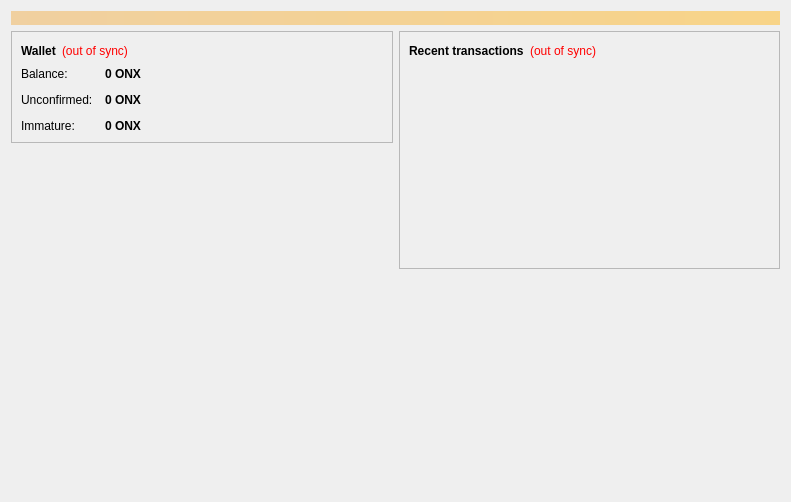
<?xml version="1.0" encoding="UTF-8"?>
<ui version="4.0">
 <class>OverviewPage</class>
 <widget class="QWidget" name="OverviewPage">
  <property name="geometry">
   <rect>
    <x>0</x>
    <y>0</y>
    <width>791</width>
    <height>502</height>
   </rect>
  </property>
  <property name="windowTitle">
   <string>Form</string>
  </property>
  <layout class="QVBoxLayout" name="topLayout">
   <item>
    <widget class="QLabel" name="labelAlerts">
     <property name="visible">
      <bool>false</bool>
     </property>
     <property name="styleSheet">
      <string notr="true">background-color: qlineargradient(x1: 0, y1: 0, x2: 1, y2: 0, stop:0 #F0D0A0, stop:1 #F8D488); color:#000000;</string>
     </property>
     <property name="wordWrap">
      <bool>true</bool>
     </property>
     <property name="margin">
      <number>3</number>
     </property>
    </widget>
   </item>
   <item>
    <layout class="QHBoxLayout" name="horizontalLayout" stretch="1,1">
     <item>
      <layout class="QVBoxLayout" name="verticalLayout_2">
       <item>
        <widget class="QFrame" name="frame">
         <property name="frameShape">
          <enum>QFrame::StyledPanel</enum>
         </property>
         <property name="frameShadow">
          <enum>QFrame::Raised</enum>
         </property>
         <layout class="QVBoxLayout" name="verticalLayout_4">
          <item>
           <layout class="QHBoxLayout" name="horizontalLayout_4">
            <item>
             <widget class="QLabel" name="label_5">
              <property name="font">
               <font>
                <weight>75</weight>
                <bold>true</bold>
               </font>
              </property>
              <property name="text">
               <string>Wallet</string>
              </property>
             </widget>
            </item>
            <item>
             <widget class="QLabel" name="labelWalletStatus">
              <property name="toolTip">
               <string>The displayed information may be out of date. Your wallet automatically synchronizes with the ONIX network after a connection is established, but this process has not completed yet.</string>
              </property>
              <property name="styleSheet">
               <string notr="true">QLabel { color: red; }</string>
              </property>
              <property name="text">
               <string notr="true">(out of sync)</string>
              </property>
              <property name="alignment">
               <set>Qt::AlignLeading|Qt::AlignLeft|Qt::AlignVCenter</set>
              </property>
             </widget>
            </item>
            <item>
             <spacer name="horizontalSpacer_2">
              <property name="orientation">
               <enum>Qt::Horizontal</enum>
              </property>
              <property name="sizeHint" stdset="0">
               <size>
                <width>40</width>
                <height>20</height>
               </size>
              </property>
             </spacer>
            </item>
           </layout>
          </item>
          <item>
           <layout class="QFormLayout" name="formLayout_2">
            <property name="fieldGrowthPolicy">
             <enum>QFormLayout::AllNonFixedFieldsGrow</enum>
            </property>
            <property name="horizontalSpacing">
             <number>12</number>
            </property>
            <property name="verticalSpacing">
             <number>12</number>
            </property>
            <item row="0" column="0">
             <widget class="QLabel" name="label">
              <property name="text">
               <string>Balance:</string>
              </property>
             </widget>
            </item>
            <item row="0" column="1">
             <widget class="QLabel" name="labelBalance">
              <property name="font">
               <font>
                <weight>75</weight>
                <bold>true</bold>
               </font>
              </property>
              <property name="cursor">
               <cursorShape>IBeamCursor</cursorShape>
              </property>
              <property name="toolTip">
               <string>Your current balance</string>
              </property>
              <property name="text">
               <string notr="true">0 ONX</string>
              </property>
              <property name="textInteractionFlags">
               <set>Qt::LinksAccessibleByMouse|Qt::TextSelectableByKeyboard|Qt::TextSelectableByMouse</set>
              </property>
             </widget>
            </item>
            <item row="1" column="0">
             <widget class="QLabel" name="label_3">
              <property name="text">
               <string>Unconfirmed:</string>
              </property>
             </widget>
            </item>
            <item row="1" column="1">
             <widget class="QLabel" name="labelUnconfirmed">
              <property name="font">
               <font>
                <weight>75</weight>
                <bold>true</bold>
               </font>
              </property>
              <property name="cursor">
               <cursorShape>IBeamCursor</cursorShape>
              </property>
              <property name="toolTip">
               <string>Total of transactions that have yet to be confirmed, and do not yet count toward the current balance</string>
              </property>
              <property name="text">
               <string notr="true">0 ONX</string>
              </property>
              <property name="textInteractionFlags">
               <set>Qt::LinksAccessibleByMouse|Qt::TextSelectableByKeyboard|Qt::TextSelectableByMouse</set>
              </property>
             </widget>
            </item>
            <item row="2" column="0">
             <widget class="QLabel" name="labelImmatureText">
              <property name="text">
               <string>Immature:</string>
              </property>
             </widget>
            </item>
            <item row="2" column="1">
             <widget class="QLabel" name="labelImmature">
              <property name="font">
               <font>
                <weight>75</weight>
                <bold>true</bold>
               </font>
              </property>
              <property name="toolTip">
               <string>Mined balance that has not yet matured</string>
              </property>
              <property name="text">
               <string notr="true">0 ONX</string>
              </property>
              <property name="textInteractionFlags">
               <set>Qt::LinksAccessibleByMouse|Qt::TextSelectableByKeyboard|Qt::TextSelectableByMouse</set>
              </property>
             </widget>
            </item>
           </layout>
          </item>
         </layout>
        </widget>
       </item>
       <item>
        <spacer name="verticalSpacer">
         <property name="orientation">
          <enum>Qt::Vertical</enum>
         </property>
         <property name="sizeHint" stdset="0">
          <size>
           <width>20</width>
           <height>40</height>
          </size>
         </property>
        </spacer>
       </item>
       <item>
        <widget class="QLabel" name="label_2">
         <property name="text">
          <string/>
         </property>
         <property name="pixmap">
          <pixmap resource="../onixlogo.qrc">:/4e87f8a607435e1e1bd73083fb258453.png</pixmap>
         </property>
         <property name="alignment">
          <set>Qt::AlignLeading|Qt::AlignLeft|Qt::AlignVCenter</set>
         </property>
         <property name="margin">
          <number>38</number>
         </property>
        </widget>
       </item>
      </layout>
     </item>
     <item>
      <layout class="QVBoxLayout" name="verticalLayout_3">
       <item>
        <widget class="QFrame" name="frame_2">
         <property name="frameShape">
          <enum>QFrame::StyledPanel</enum>
         </property>
         <property name="frameShadow">
          <enum>QFrame::Raised</enum>
         </property>
         <layout class="QVBoxLayout" name="verticalLayout">
          <item>
           <layout class="QHBoxLayout" name="horizontalLayout_2">
            <item>
             <widget class="QLabel" name="label_4">
              <property name="text">
               <string>&lt;b&gt;Recent transactions&lt;/b&gt;</string>
              </property>
             </widget>
            </item>
            <item>
             <widget class="QLabel" name="labelTransactionsStatus">
              <property name="toolTip">
               <string>The displayed information may be out of date. Your wallet automatically synchronizes with the ONIX network after a connection is established, but this process has not completed yet.</string>
              </property>
              <property name="styleSheet">
               <string notr="true">QLabel { color: red; }</string>
              </property>
              <property name="text">
               <string notr="true">(out of sync)</string>
              </property>
              <property name="alignment">
               <set>Qt::AlignRight|Qt::AlignTrailing|Qt::AlignVCenter</set>
              </property>
             </widget>
            </item>
            <item>
             <spacer name="horizontalSpacer">
              <property name="orientation">
               <enum>Qt::Horizontal</enum>
              </property>
              <property name="sizeHint" stdset="0">
               <size>
                <width>40</width>
                <height>20</height>
               </size>
              </property>
             </spacer>
            </item>
           </layout>
          </item>
          <item>
           <widget class="QListView" name="listTransactions">
            <property name="styleSheet">
             <string notr="true">QListView { background: transparent; }</string>
            </property>
            <property name="frameShape">
             <enum>QFrame::NoFrame</enum>
            </property>
            <property name="verticalScrollBarPolicy">
             <enum>Qt::ScrollBarAlwaysOff</enum>
            </property>
            <property name="horizontalScrollBarPolicy">
             <enum>Qt::ScrollBarAlwaysOff</enum>
            </property>
            <property name="selectionMode">
             <enum>QAbstractItemView::NoSelection</enum>
            </property>
           </widget>
          </item>
         </layout>
        </widget>
       </item>
       <item>
        <spacer name="verticalSpacer_2">
         <property name="orientation">
          <enum>Qt::Vertical</enum>
         </property>
         <property name="sizeHint" stdset="0">
          <size>
           <width>20</width>
           <height>40</height>
          </size>
         </property>
        </spacer>
       </item>
      </layout>
     </item>
    </layout>
   </item>
  </layout>
 </widget>
 <resources>
  <include location="../onixlogo.qrc"/>
 </resources>
 <connections/>
</ui>
